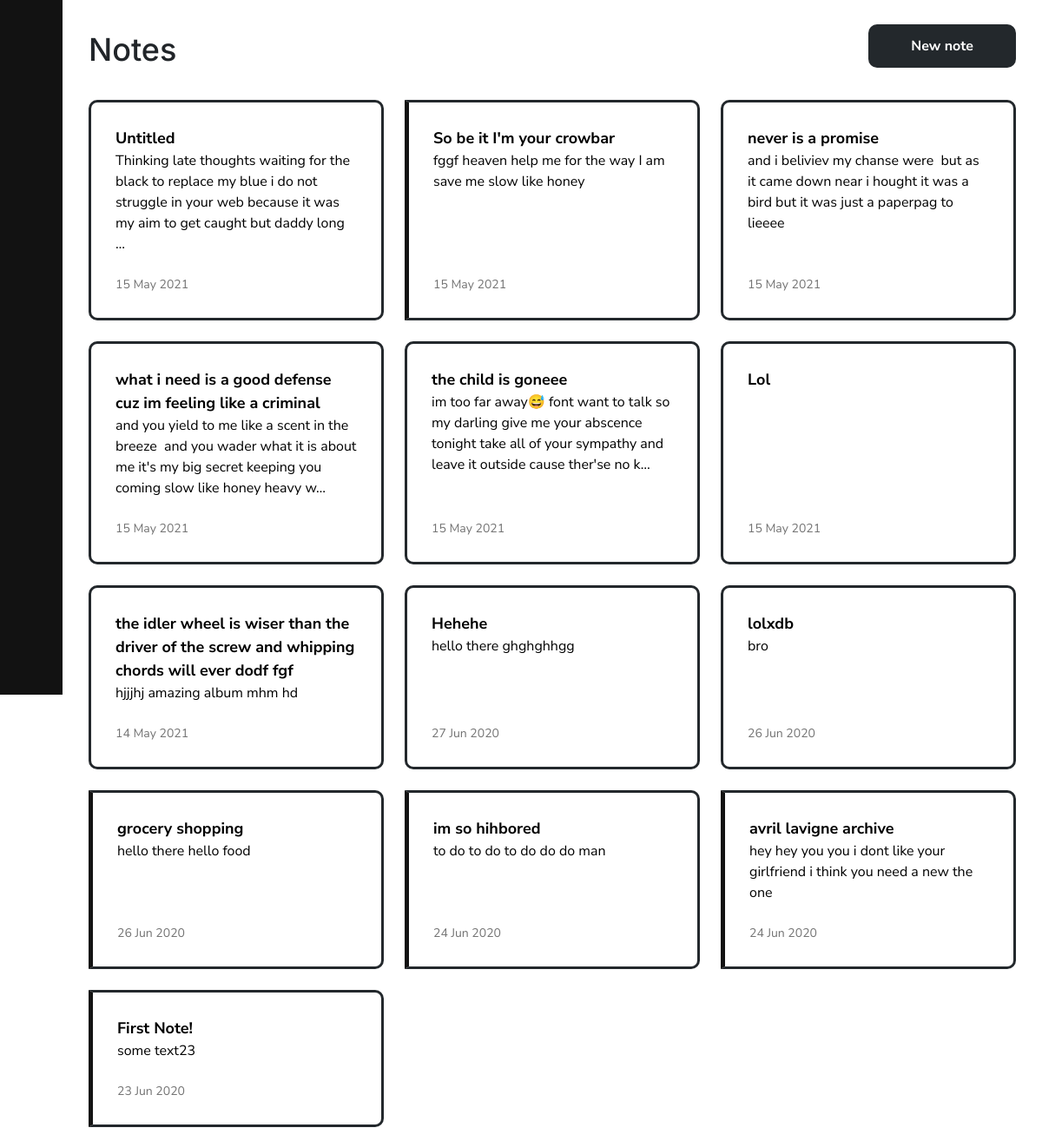
/notes/ (signed in), run on an earlier commit of the app's database.
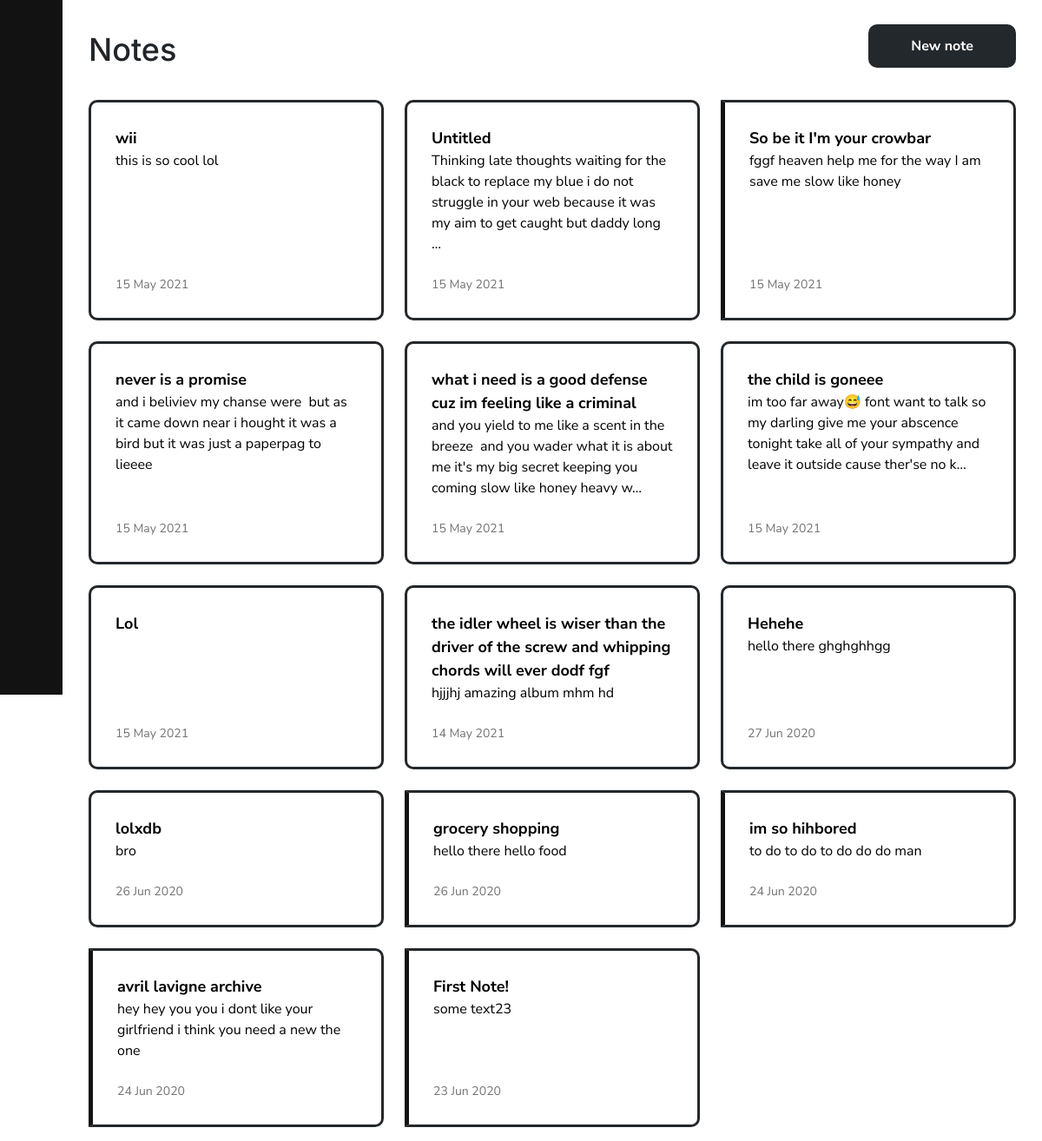
And on a later commit of the database.
### notes/models.py (models this page shows, shortened)
class Note(models.Model):
    title = models.TextField(max_length=100, blank=True)
    text = HTMLField(blank=True)
    date = models.DateTimeField(auto_now_add=True)
    important = models.BooleanField(default=False)
    archive = models.BooleanField(default=False)
    user = models.ForeignKey(User, on_delete=models.CASCADE)

### notes/views.py (the view)
# urls.py: path('notes/', views.notes, name='notes'),
def notes(request):
    usernotes = Note.objects.filter(user=request.user, archive=False).order_by('-date')
    active = 'noteLink'
    return render(request, 'notes/notes.html', {'notes': usernotes, 'active': active})

### notes/templates/notes/notes.html (shortened to what this page needs)
{% load static %}
<!DOCTYPE html>
<html>
<head>
    <link rel="stylesheet" href="https://stackpath.bootstrapcdn.com/bootstrap/4.5.0/css/bootstrap.min.css">
    <link rel="stylesheet" href="https://cdnjs.cloudflare.com/ajax/libs/material-design-icons/3.0.1/iconfont/material-icons.min.css">
    <link rel="stylesheet" type="text/css" href="{% static 'notes/style.css' %}">
    <link rel="stylesheet" type="text/css" href="{% static 'notes/notes.css' %}">
</head>
<body>
    <div class="container-fluid">
        <div class="row" id="mainRow">
            {% include "notes/navbar.html" %}
            <div class="col-sm-11" id="content">
                <div class="container">
                    <div>
                        <h1>Notes</h1>
                        <a href="{% url 'add' %}" class="btn">New note</a>
                    </div>
                    {% if notes %}
                    <div id="notes">
                        <ul>
                            {% for note in notes %}
                            <li class="note {% if note.important %} important{% endif %}">
                                <a href="{% url 'note' note.id %}">
                                    <div class="note-info">
                                        <div class="note-content">
                                            <div class="medium-text"><b>{{ note.title }}</b></div>
                                            {% if note.text %}
                                            <div class="note-text">{{ note.text|striptags|truncatechars:150 }}</div>
                                            {% endif %}
                                        </div>
                                        <div class="date">{{ note.date|date:'d M Y' }}</div>
                                    </div>
                                </a>
                            </li>
                            {% endfor %}
                        </ul>
                    </div>
                    {% else %}
                    <div id="noNotes">
                        <p class="text-center medium-text">You don't have any notes. <a href="{% url 'add' %}">Create a new note.</a></p>
                    </div>
                    {% endif %}
                </div>
            </div>
        </div>
    </div>
</body>
</html>

What changed in the data, as far as the page shows it:
added Note: title "wii", text "this is so cool lol", date "15 May 2021"
